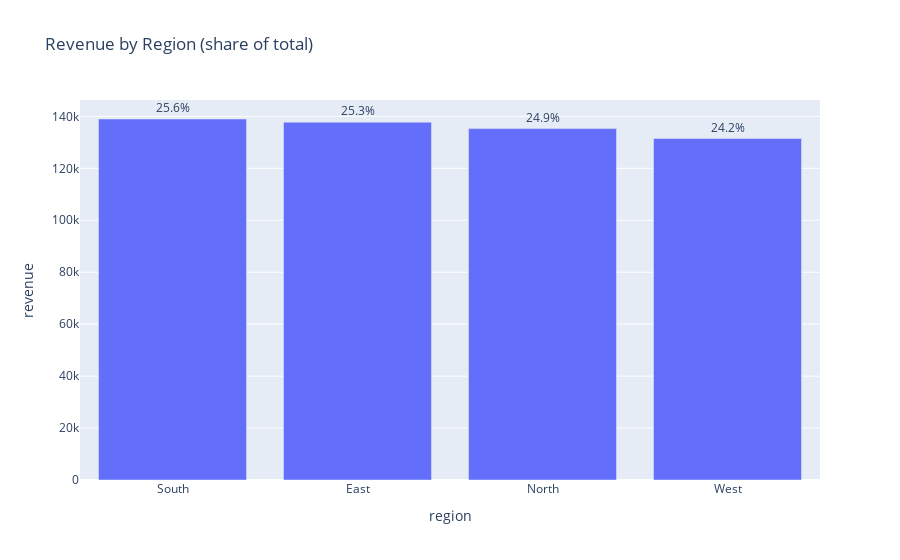

Source (notebook cell):
### Code cell
region_df = df_sql("""
SELECT
    _outer.region,
    aggregate(revenue) as revenue,
    100.0 * aggregate(revenue) / aggregate(revenue) at (all) as pct_total
from orders_v as _outer
order by revenue desc;
""")
region_df["pct_total_label"] = region_df["pct_total"].map(lambda v: f"{float(v):.1f}%")
display(region_df)
fig = px.bar(
    region_df,
    x="region",
    y="revenue",
    text="pct_total_label",
    title="Revenue by Region (share of total)"
)
fig.update_traces(textposition="outside")
fig.show()

### Figure 1 — Plotly figure (JSON) as saved in the notebook; plotly's stock layout.template omitted (floating-point values rounded to 4 significant figures)
{"data": [{"hovertemplate": "region=%{x}<br>revenue=%{y}<br>pct_total_label=%{text}<extra></extra>", "legendgroup": "", "marker": {"color": "#636efa", "pattern": {"shape": ""}}, "name": "", "orientation": "v", "showlegend": false, "text": ["25.6%", "25.3%", "24.9%", "24.2%"], "textposition": "outside", "type": "bar", "x": ["South", "East", "North", "West"], "xaxis": "x", "y": [139000.0, 137800.0, 135300.0, 131500.0], "yaxis": "y"}], "layout": {"barmode": "relative", "legend": {"tracegroupgap": 0}, "title": {"text": "Revenue by Region (share of total)"}, "xaxis": {"anchor": "y", "domain": [0, 1], "title": {"text": "region"}}, "yaxis": {"anchor": "x", "domain": [0, 1], "title": {"text": "revenue"}}}}
